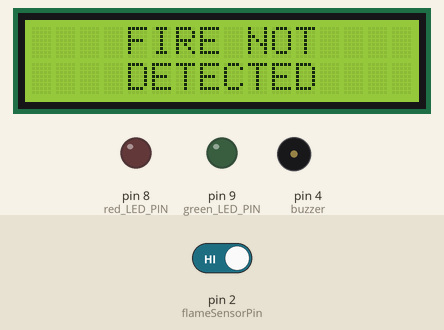
Simulated run of this sketch. Board: Arduino Uno, built with avr-gcc and run on an emulated ATmega328P. Parts: 16×2 character LCD, output pins drawn as LEDs (lit = HIGH), buzzer (waves = sounding). The test bench sets the inputs (shaded band); at power-on: pin 2 (flameSensorPin) HIGH. What the sketch prints to the serial monitor is not drawn.

Above: at 0.2 s.
1.3 s: pin 2 (flameSensorPin) driven LOW
At 2.2 s:
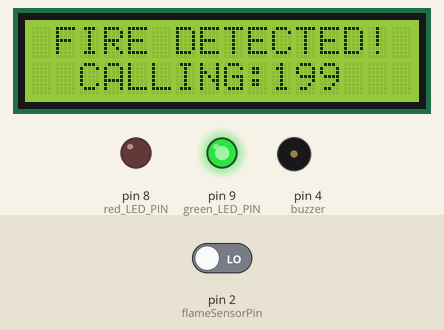
At 3.7 s:
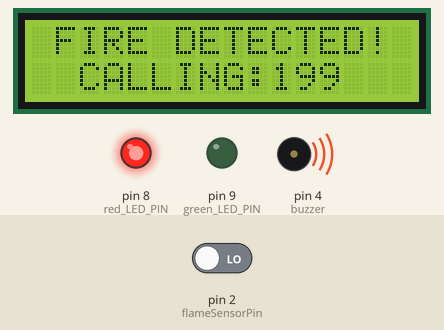
4.1 s: pin 2 (flameSensorPin) driven HIGH
At 4.7 s:
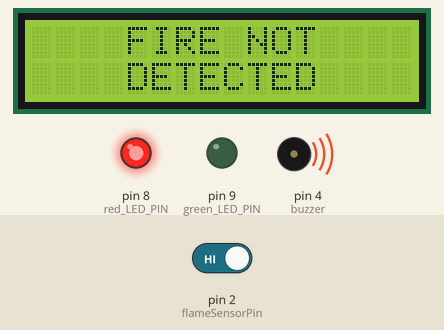
Timing chart, 0 to 7.1 s (numbered marks = the images above; inputs shaded):
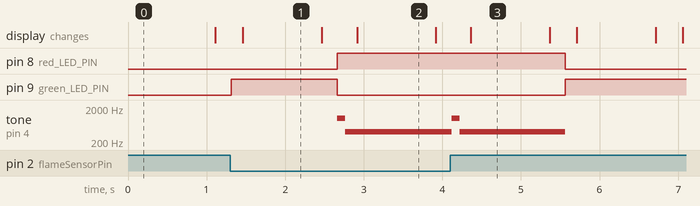

The sketch:

main_flame_sensor.ino
```cpp
// Libraries:
#include <SoftwareSerial.h>
#include <Wire.h>
#include <LiquidCrystal_I2C.h>

//Configuration:
SoftwareSerial BTSerial(10, 11); // // Sets up software serial on pins 10 (RX) and 11 (TX).
LiquidCrystal_I2C  lcd(0x27, 16, 2); // Sets the LCD address.
int red_LED_PIN = 8;
int green_LED_PIN = 9;
int buzzer = 4;
const int flameSensorPin = 2;
int servoPin = 7;

// The program starts with the given setup:

void setup() {

  pinMode(flameSensorPin, INPUT);  // Sets flame sensor to input mode.
  pinMode(red_LED_PIN, OUTPUT);  // Sets LED lights to output mode.
  pinMode(green_LED_PIN, OUTPUT);
  pinMode(buzzer, OUTPUT);  // Sets buzzer(siren) to output mode.
  lcd.init(); // Initiallizes the LCD screen.
  lcd.backlight(); // Turns on backlight in the LCD screen.
  Serial.begin(9600); // Starts the serial communication at a baud rate of 9600:
  BTSerial.begin(9600);
}

// Every second the program loops through the following actions:

void loop() {
int flameState = digitalRead(flameSensorPin);  // Updates of the situation from the flame sensor.

// IN CASE FIRE IS DETECTED:

if (flameState == LOW) {  // LOW means that fire is detected.
  BTSerial.println("Alert! Flame detected."); // Updates the situation via bluetooth every second.
  Serial.println("Fire detected."); // Prints "Fire detected." in serial screen if fire is detected.

  // Displays text ("FIRE DETECTED CALLING:199") in the LCD Screen:
  lcd.setCursor(1,0);
  lcd.print("FIRE DETECTED!");
  lcd.setCursor(2,1);
  lcd.print("CALLING:199");
  delay(1000);
  lcd.clear();
  delay(200);

  // Turns ON/OFF the LED Lights:
  digitalWrite(red_LED_PIN,HIGH);
  digitalWrite(green_LED_PIN, LOW);

  // Enables the Buzzer siren:
  tone(buzzer,1000);
  delay(100);
  tone(buzzer, 400);
  delay(50);
}

// IN CASE FIRE IS NOT DETECTED:

else {
 BTSerial.println("No Flame Detected.");  // Updates the situation via bluetooth every second.
 Serial.println("Fire not detected.");  // Prints "Fire not detected." in serial screen if fire is NOT detected.

 // Displays text ("FIRE NOT DETECTED") in the LCD Screen:
 lcd.setCursor(0,0);
 lcd.print("    FIRE NOT    ");
 lcd.setCursor(4,1);
 lcd.print("DETECTED");
 delay(1000);
 lcd.clear();
 delay(200);

// Turns ON/OFF the LED Lights:
 digitalWrite(green_LED_PIN, HIGH);
 digitalWrite(red_LED_PIN,LOW);

 // Disables the Buzzer siren:
 noTone(buzzer);
 delay(50);
  }

  delay(50);
}
```

Measured:
- after the input at 1.3 s, pin 8 (red_LED_PIN): LOW → HIGH after 1.4 s; tone on pin 4 (buzzer): silent → 1000 Hz after 1.4 s, → 400 Hz 0.10 s later; the display: changes after 0.16 s (image 1)
- after the input at 4.1 s, pin 8 (red_LED_PIN): HIGH → LOW after 1.5 s; pin 9 (green_LED_PIN): LOW → HIGH after 1.5 s; the display: changes after 0.26 s (image 3)
- what the display in image 1 shows lasts 1.0 s, from 1.5 s to 2.5 s
